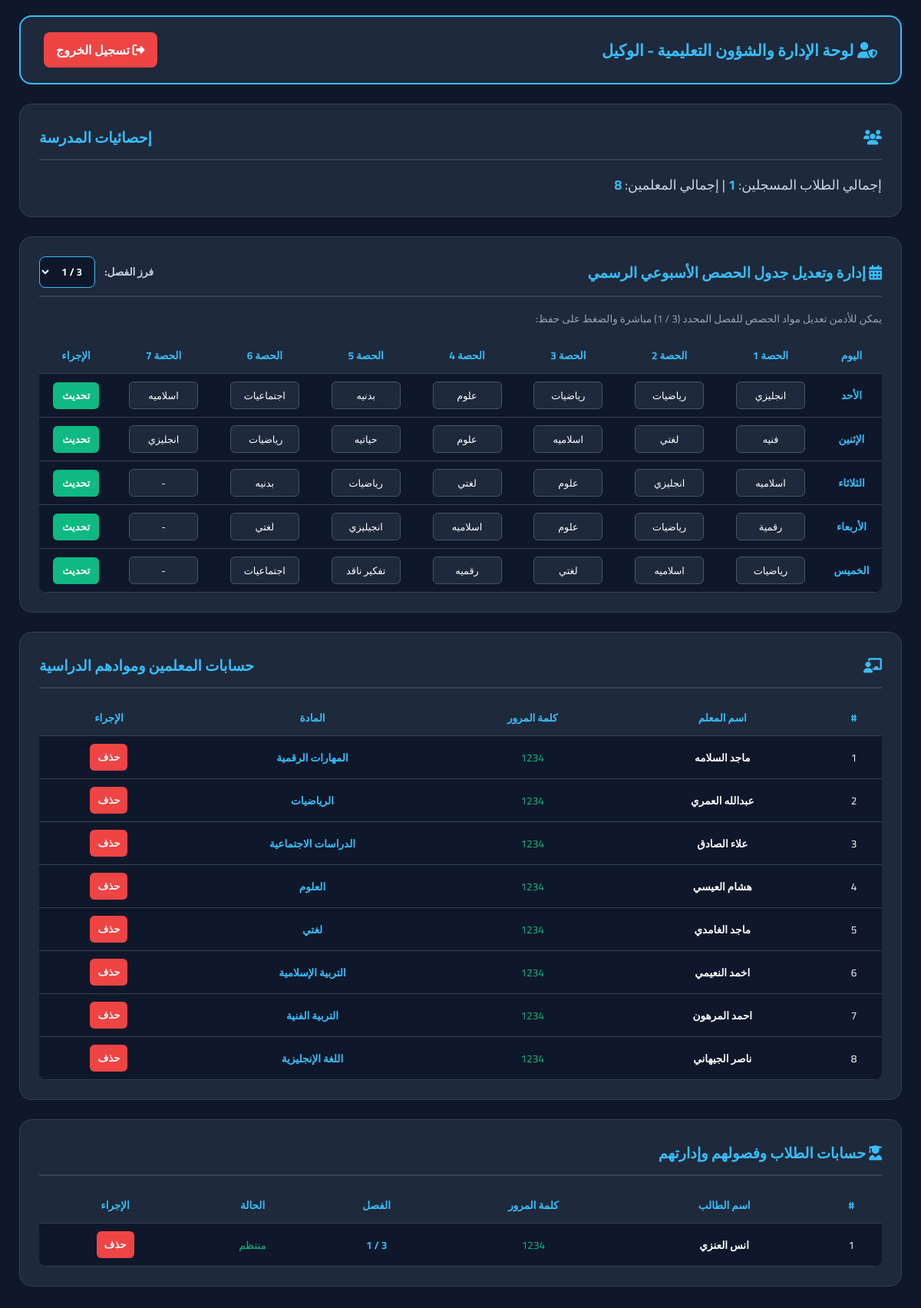
The page /admin (signed in) on the database its author committed.
### tables this page shows
CREATE TABLE school_schedules (
            id INTEGER PRIMARY KEY AUTOINCREMENT,
            class_name TEXT NOT NULL,
            day_name TEXT NOT NULL,
            p1 TEXT, p2 TEXT, p3 TEXT, p4 TEXT, p5 TEXT, p6 TEXT, p7 TEXT
        );

CREATE TABLE users (
            id INTEGER PRIMARY KEY AUTOINCREMENT,
            username TEXT UNIQUE NOT NULL,
            password TEXT NOT NULL,
            role TEXT NOT NULL,
            stage TEXT DEFAULT 'المرحلة المتوسطة',
            class_name TEXT DEFAULT '3 / 1',
            subject TEXT DEFAULT 'عام'
        );

### app.py (the view)
@app.route('/admin', methods=['GET', 'POST'])
def admin_dashboard():
    if 'role' not in session or session['role'] != 'admin':
        return redirect(url_for('login'))
    class_filter = request.args.get('class_filter', '3 / 1')
    conn = sqlite3.connect('school_v2.db')
    cursor = conn.cursor()
    cursor.execute("SELECT id, username, password, subject, stage FROM users WHERE role = 'teacher'")
    teachers_accounts = cursor.fetchall()
    cursor.execute("SELECT id, username, password, stage, class_name FROM users WHERE role = 'student'")
    students_accounts = cursor.fetchall()
    cursor.execute("SELECT * FROM students_list WHERE class_name = ?", (class_filter,))
    students = cursor.fetchall()
    cursor.execute("SELECT * FROM canteen")
    canteen_items = cursor.fetchall()
    cursor.execute("SELECT id, day_name, p1, p2, p3, p4, p5, p6, p7 FROM school_schedules WHERE class_name = ?", (class_filter,))
    schedule_rows = cursor.fetchall()
    conn.close()
    return render_template('vice_principal.html', teachers_accounts=teachers_accounts, students_accounts=students_accounts,
                           students=students, canteen_items=canteen_items, total_students=len(students_accounts),
                           total_teachers=len(teachers_accounts), class_filter=class_filter, schedule_rows=schedule_rows)

### templates/vice_principal.html (shortened to what this page needs)
<!DOCTYPE html>
<html lang="ar" dir="rtl">
<head>
    <link rel="stylesheet" href="https://cdnjs.cloudflare.com/ajax/libs/font-awesome/6.4.0/css/all.min.css">
</head>
<body>
    <div class="container">
        <header>
            <h1><i class="fa-solid fa-user-shield"></i> لوحة الإدارة والشؤون التعليمية - الوكيل</h1>
            <a href="/logout" class="btn-logout"><i class="fa-solid fa-right-from-bracket"></i> تسجيل الخروج</a>
        </header>
        <div class="card">
            <h3><i class="fa-solid fa-users"></i> إحصائيات المدرسة</h3>
            <p style="font-size: 1.1rem; color: #cbd5e1;">إجمالي الطلاب المسجلين: <strong style="color: #38bdf8;">{{ total_students }}</strong> | إجمالي المعلمين: <strong style="color: #38bdf8;">{{ total_teachers }}</strong></p>
        </div>
        <div class="card">
            <h3>
                <span><i class="fa-solid fa-calendar-days"></i> إدارة وتعديل جدول الحصص الأسبوعي الرسمي</span>
                <form method="GET" action="/admin" class="filter-form">
                    <label style="font-size: 0.85rem; color: #cbd5e1; display:inline-block; margin-left:8px;">فرز الفصل:</label>
                    <select name="class_filter" onchange="this.form.submit()">
                        <option value="3 / 1" {% if class_filter == '3 / 1' %}selected{% endif %}>3 / 1</option>
                    </select>
                </form>
            </h3>
            <p style="color: #94a3b8; font-size: 0.85rem; margin-bottom: 12px;">يمكن للأدمن تعديل مواد الحصص للفصل المحدد ({{ class_filter }}) مباشرة والضغط على حفظ:</p>
            <table>
                <thead>
                    <tr>
                        <th>اليوم</th><th>الحصة 1</th><th>الحصة 2</th><th>الحصة 3</th><th>الحصة 4</th><th>الحصة 5</th><th>الحصة 6</th><th>الحصة 7</th><th>الإجراء</th>
                    </tr>
                </thead>
                <tbody>
                    {% for row in schedule_rows %}
                    <tr>
                        <form action="/update_schedule" method="POST">
                            <td><strong style="color: #38bdf8;">{{ row[1] }}</strong></td>
                            <td><input type="text" name="p1" value="{{ row[2] }}"></td>
                            <td><input type="text" name="p2" value="{{ row[3] }}"></td>
                            <td><input type="text" name="p3" value="{{ row[4] }}"></td>
                            <td><input type="text" name="p4" value="{{ row[5] }}"></td>
                            <td><input type="text" name="p5" value="{{ row[6] }}"></td>
                            <td><input type="text" name="p6" value="{{ row[7] }}"></td>
                            <td><input type="text" name="p7" value="{{ row[8] }}"></td>
                            <td><button type="submit" class="btn-save">تحديث</button></td>
                        </form>
                    </tr>
                    {% endfor %}
                </tbody>
            </table>
        </div>
        <div class="card">
            <h3><i class="fa-solid fa-chalkboard-user"></i> حسابات المعلمين وموادهم الدراسية</h3>
            <table>
                <thead><tr><th>#</th><th>اسم المعلم</th><th>كلمة المرور</th><th>المادة</th><th>الإجراء</th></tr></thead>
                <tbody>
                    {% for t in teachers_accounts %}
                    <tr>
                        <td>{{ loop.index }}</td>
                        <td><strong>{{ t[1] }}</strong></td>
                        <td><code style="background: #0f172a; padding: 3px 8px; border-radius: 4px; color: #10b981;">{{ t[2] }}</code></td>
                        <td><span style="color: #38bdf8; font-weight: bold;">{{ t[3] }}</span></td>
                        <td>
                            <form action="/delete_user/{{ t[0] }}" method="POST" onsubmit="return confirm('هل أنت متأكد من حذف حساب المعلم؟');"><button type="submit" class="btn-del">حذف</button></form>
                        </td>
                    </tr>
                    {% endfor %}
                </tbody>
            </table>
        </div>
        <div class="card">
            <h3><span><i class="fa-solid fa-user-graduate"></i> حسابات الطلاب وفصولهم وإدارتهم</span></h3>
            <table>
                <thead><tr><th>#</th><th>اسم الطالب</th><th>كلمة المرور</th><th>الفصل</th><th>الحالة</th><th>الإجراء</th></tr></thead>
                <tbody>
                    {% for s in students_accounts %}
                    <tr>
                        <td>{{ loop.index }}</td>
                        <td><strong>{{ s[1] }}</strong></td>
                        <td><code style="background: #0f172a; padding: 3px 8px; border-radius: 4px; color: #10b981;">{{ s[2] }}</code></td>
                        <td><span style="color: #38bdf8; font-weight: bold;">{{ s[4] }}</span></td>
                        <td><span style="color: #10b981;">منتظم</span></td>
                        <td>
                            <form action="/delete_student/{{ s[0] }}" method="POST" onsubmit="return confirm('هل أنت متأكد من حذف هذا الطالب نهائياً من النظام؟');">
                                <button type="submit" class="btn-del">حذف</button>
                            </form>
                        </td>
                    </tr>
                    {% endfor %}
                </tbody>
            </table>
        </div>
    </div>
</body>
</html>

### templates/vice_principal.html (style rules this page uses)
* { box-sizing: border-box; margin: 0; padding: 0; font-family: 'Cairo', sans-serif; }
body { background: #0f172a; color: #f8fafc; padding: 20px; min-height: 100vh; }
.container { max-width: 1150px; margin: 0 auto; }
header { display: flex; justify-content: space-between; align-items: center; background: #1e293b; padding: 20px 30px; border-radius: 16px; border: 2px solid #38bdf8; margin-bottom: 25px; }
header h1 { font-size: 1.3rem; color: #38bdf8; }
.btn-logout { background: #ef4444; color: white; padding: 8px 16px; border-radius: 8px; text-decoration: none; font-weight: bold; }
.card { background: #1e293b; padding: 25px; border-radius: 16px; border: 1px solid #334155; margin-bottom: 25px; }
.card h3 { color: #38bdf8; margin-bottom: 15px; font-size: 1.2rem; border-bottom: 2px solid #334155; padding-bottom: 10px; display: flex; justify-content: space-between; align-items: center; flex-wrap: wrap; gap: 10px; }
table { width: 100%; border-collapse: collapse; background: #0f172a; border-radius: 10px; overflow: hidden; margin-top: 10px; }
th, td { padding: 10px; text-align: center; border-bottom: 1px solid #334155; font-size: 0.85rem; }
th { background: #1e293b; color: #38bdf8; }
input[type="text"] { width: 90px; padding: 5px; background: #1e293b; border: 1px solid #475569; color: white; text-align: center; border-radius: 6px; font-size: 0.8rem; }
.btn-save { background: #10b981; color: white; border: none; padding: 5px 12px; border-radius: 6px; cursor: pointer; font-weight: bold; }
.btn-del { background: #ef4444; color: white; border: none; padding: 5px 10px; border-radius: 6px; cursor: pointer; font-weight: bold; }
.filter-form select { padding: 6px 12px; background: #0f172a; border: 1px solid #38bdf8; color: white; border-radius: 8px; font-weight: bold; }

### rows shown on the page
school_schedules: day_name "الأحد", p1 "انجليزي", p2 "رياضيات", p3 "رياضيات", p4 "علوم", p5 "بدنيه", p6 "اجتماعيات", p7 "اسلاميه"
school_schedules: day_name "الإثنين", p1 "فنيه", p2 "لغتي", p3 "اسلاميه", p4 "علوم", p5 "حياتيه", p6 "رياضيات", p7 "انجليزي"
school_schedules: day_name "الثلاثاء", p1 "اسلاميه", p2 "انجليزي", p3 "علوم", p4 "لغتي", p5 "رياضيات", p6 "بدنيه", p7 "-"
school_schedules: day_name "الأربعاء", p1 "رقمية", p2 "رياضيات", p3 "علوم", p4 "اسلاميه", p5 "انجيليزي", p6 "لغتي", p7 "-"
school_schedules: day_name "الخميس", p1 "رياضيات", p2 "اسلاميه", p3 "لغتي", p4 "رقميه", p5 "تفكير ناقد", p6 "اجتماعيات", p7 "-"
users: username "ماجد السلامه", password "1234", subject "المهارات الرقمية"
users: username "عبدالله العمري", password "1234", subject "الرياضيات"
users: username "علاء الصادق", password "1234", subject "الدراسات الاجتماعية"
users: username "هشام العيسي", password "1234", subject "العلوم"
users: username "ماجد الغامدي", password "1234", subject "لغتي"
users: username "اخمد النعيمي", password "1234", subject "التربية الإسلامية"
users: username "احمد المرهون", password "1234", subject "التربية الفنية"
users: username "ناصر الجيهاني", password "1234", subject "اللغة الإنجليزية"
users: username "انس العنزي", password "1234", class_name "3 / 1"

### other values the page prints
{{ total_students }} "1"
{{ total_teachers }} "8"
{{ class_filter }} "3 / 1"
